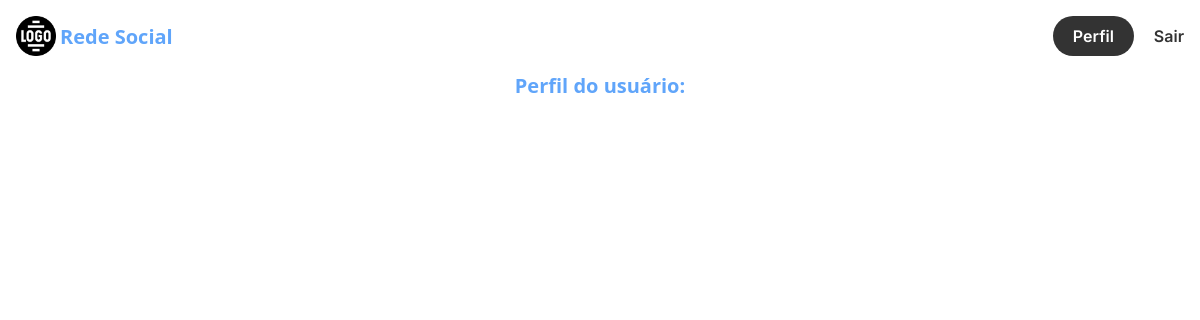
The app's page /perfil/2 (signed in), older data.
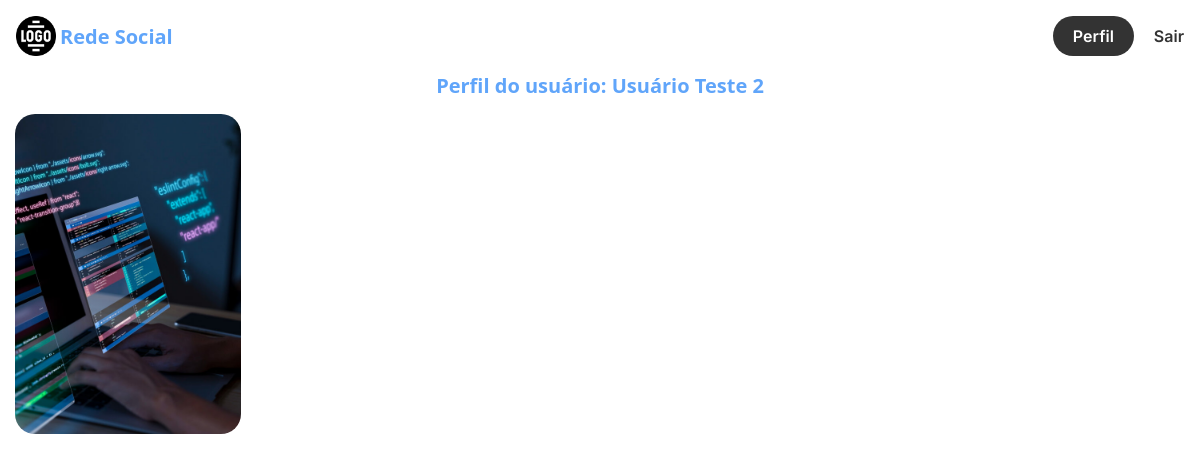
The same page, newer data.
### rede/models.py (models this page shows)
class User(database.Model, UserMixin):
    id = database.Column(database.Integer, primary_key=True)
    username = database.Column(database.String(20), unique=True, nullable=False)
    email = database.Column(database.String(120), unique=True, nullable=False)
    password = database.Column(database.String(60), nullable=False)
    photos = database.relationship('Photo', backref='user', lazy=True)

class Photo(database.Model):
    id = database.Column(database.Integer, primary_key=True)
    file_name = database.Column(database.String(255), default="default.png")
    upload_date = database.Column(database.DateTime, nullable=False, default=lambda: datetime.now(ZoneInfo("America/Sao_Paulo")))
    user_id = database.Column(database.Integer, database.ForeignKey('user.id'), nullable=False)

### rede/routes.py (the view)
@app.route("/perfil/<user_id>", methods=["GET", "POST"])
@login_required
def perfil(user_id):
    if int(user_id) == int(current_user.id):
        photo_form = PhotoForm()
        if photo_form.validate_on_submit():
            file = photo_form.photo.data
            secure_name = secure_filename(file.filename)
            path = os.path.join(os.path.abspath(os.path.dirname(__file__)), app.config["UPLOAD_FOLDER"], secure_name)
            file.save(path)
            photo = Photo(file_name=secure_name, user_id=current_user.id)
            database.session.add(photo)
            database.session.commit()
        return render_template("perfil.html", usuario=current_user, form=photo_form)
    else:
        user = User.query.get(int(user_id))
        return render_template("perfil.html", usuario=user, form=None)

### rede/models.py (called while the page is built)
@login_manager.user_loader
def load_user(user_id):
    return User.query.get(int(user_id))

### rede/templates/perfil.html (shortened to what this page needs)
{% extends "homepage.html" %}
{% block body %}
    <body>
        {% include "navbar.html" %}
            {% if form %}
                <div class="container">
                    <form method="POST" enctype="multipart/form-data" class="bloco-add-img">
                        {{ form.csrf_token }}
                       <h1>Perfil do usuário: {{ usuario.username }}</h1>
                      <div class="bloco-arquivo">
                        <label for="foto" class="botao-arquivo">
                          Escolher arquivo
                            {{ form.photo(class="input-arquivo", id="foto") }}
                        </label>
                        <span id="imagem-arquivo" class=""></span>
                      </div>
                        {{ form.submit(class="botao-login") }}
                    </form>
                </div>
            {% else %}
                <div class="bloco-add-img">
                    <h1>Perfil do usuário: {{ usuario.username }}</h1>
                </div>
            {% endif %}
            <div class="conteudo">
                {% for photo in usuario.photos %}
                    <div class="bloco-imagem">
                        <img alt="{{ '{}'.format(photo.file_name) }}" src="{{ url_for('static', filename='posts_photos/{}'.format(photo.file_name)) }}">
                    </div>
                {% endfor %}
            </div>
    </body>
{% endblock %}

### rede/templates/homepage.html (shortened to what this page needs)
<!DOCTYPE html>
<html lang="pt">
  <head>
    <link rel="stylesheet" href="{{ url_for('static', filename='css/style.css') }}">
  </head>
  {% block body %}{% endblock %}
</html>

### rede/templates/navbar.html
 <nav>
     <a href="{{ url_for('feed') }}" class="logo-pinterest" style="text-decoration: none;">
         <img src="{{ url_for('static', filename='site_photos/logo.png') }}" class="logo-rede" alt="Rede Social Logo" /><h1>Rede Social</h1>
     </a>
     <div class="restante-nav">
         <p class="botao-perfil"><a href="{{ url_for('perfil', user_id=current_user.id) }}" class="link-nav">Perfil</a></p>
         <a href="{{ url_for('logout') }}" class="link-nav">Sair</a>
     </div>
 </nav>

### rede/static/css/style.css (style rules this page uses)
* { margin: 0; padding: 0; }
body { font-family: 'Inter', serif; color: #333; }
nav { padding: 16px; display: flex; align-items: center; justify-content: space-between; }
h1 { color: #60A5FA; font-size: 20px; font-family: system-ui, -apple-system, BlinkMacSystemFont, "Segoe UI", Roboto, Oxygen, Ubuntu, Cantarell, "Open Sans", "Helvetica Neue", sans-serif; display: inline; }
img { width: 100%; }
.logo-pinterest { display: flex; align-items: center; width: fit-content; column-gap: 4px; }
.logo-rede { height: 40px; width: 40px; }
.link-nav { font-size: 16px; font-weight: 600; color: #333; text-decoration: none; }
.restante-nav { display: flex; align-items: center; column-gap: 20px; width: fit-content; }
.botao-perfil a { background-color: #333; color: white; padding: 10px 20px; border-radius: 25px; }
.conteudo { display: grid; grid-template-columns: 1fr 1fr 1fr 1fr 1fr; width: 100%; max-width: 100vw; column-gap: 10px; row-gap: 30px; padding: 15px; box-sizing: border-box; }
.bloco-imagem img { border-radius: 20px; height: 40vh; object-fit: cover; }
.bloco-add-img { display: flex; flex-direction: column; align-items: center; row-gap: 10px; }

Row changes from the older to the newer data that the page shows:
added User: username "Usuário Teste 2"
added Photo: file_name (picture)
